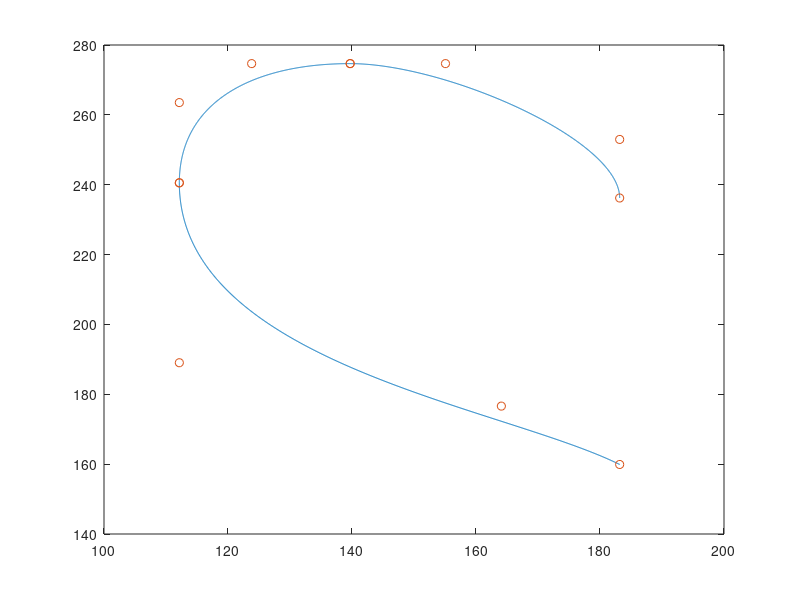

Here is the MATLAB script that generated this plot:
%******************************************************************************
% \details     : FTP_CompAlg Cubic Bezier Exercises 5
% \autor       : Simon Burkhardt
% \file        : compAlg_ex5_bezier.m
% \date        : 2020.10.17
% \version     : 1.0
%******************************************************************************
%% Exercise 3 a)
% https://www.rapidtables.com/web/tools/svg-viewer-editor.html

% M 183.171,159.905
% c -19.081,16.712-71.022,29.131-71.022,80.636
% c 0,22.975,11.665,34.132,27.556,34.132
% c 15.372,0,43.467-21.71,43.467-38.475

Px = 183.171;
Py = 159.905;
x1 = [ Px, Px-19.081, Px-71.022, Px-71.022 ];
y1 = [ Py, Py+16.712, Py+29.131, Py+80.636 ];
Px = x1(end);
Py = y1(end);
x2 = [ Px, Px+00.000, Px+11.665, Px+27.556 ];
y2 = [ Py, Py+22.975, Py+34.132, Py+34.132 ];
Px = x2(end);
Py = y2(end);
x3 = [ Px, Px+15.372, Px+43.467, Px+43.467 ];
y3 = [ Py, Py+00.000, Py-21.71, Py-38.475 ];
x = [x1, x2, x3];
y = [y1, y2, y3];

% plot(x, y, '-o');

% 1. Spline
P00 = [x1(1);y1(1)];
P01 = [x1(2);y1(2)];
P02 = [x1(3);y1(3)];
P03 = [x1(4);y1(4)];
P10 = [x2(1);y2(1)];
P11 = [x2(2);y2(2)];
P12 = [x2(3);y2(3)];
P13 = [x2(4);y2(4)];
P20 = [x3(1);y3(1)];
P21 = [x3(2);y3(2)];
P22 = [x3(3);y3(3)];
P23 = [x3(4);y3(4)];

r0 = @(t) nchoosek(3,0)*P00.*(1-t).^3 + ...
    nchoosek(3,1)*P01.*t.*(1-t).^2 + ...
    nchoosek(3,2)*P02.*(t.^2).*(1-t).^1 + ...
    nchoosek(3,3)*P03.*t.^3;
r1 = @(t) nchoosek(3,0)*P10.*(1-t).^3 + ...
    nchoosek(3,1)*P11.*t.*(1-t).^2 + ...
    nchoosek(3,2)*P12.*(t.^2).*(1-t).^1 + ...
    nchoosek(3,3)*P13.*t.^3;
r2 = @(t) nchoosek(3,0)*P20.*(1-t).^3 + ...
    nchoosek(3,1)*P21.*t.*(1-t).^2 + ...
    nchoosek(3,2)*P22.*(t.^2).*(1-t).^1 + ...
    nchoosek(3,3)*P23.*t.^3;

t = linspace(0, 1, 1e3);
p0 = r0(t);
p1 = r1(t);
p2 = r2(t);
xs = [p0(1,1:end), p1(1,1:end), p2(1,1:end)];
ys = [p0(2,1:end), p1(2,1:end), p2(2,1:end)];
plot(xs,ys)
hold on;
plot(x, y, 'o');

%%
% b) derrivatives

% 1st common point between P03 and P10
% must be equal:
r1s_1 = 3*( P03 - P02 )
r2s_0 = 3*( P11 - P10 )

% 2nd common point between P13 and P20
r2s_1 = 3*( P13 - P12 )
r3s_0 = 3*( P21 - P20 )
















